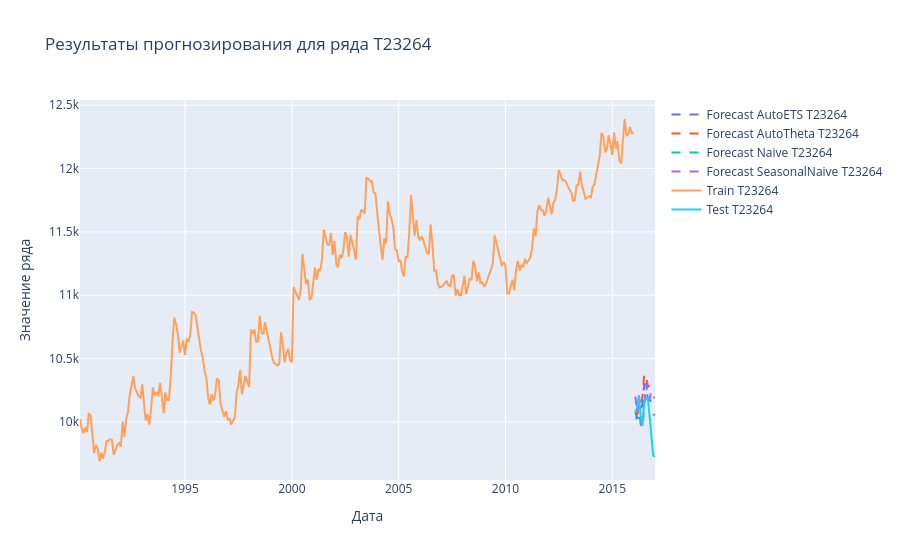
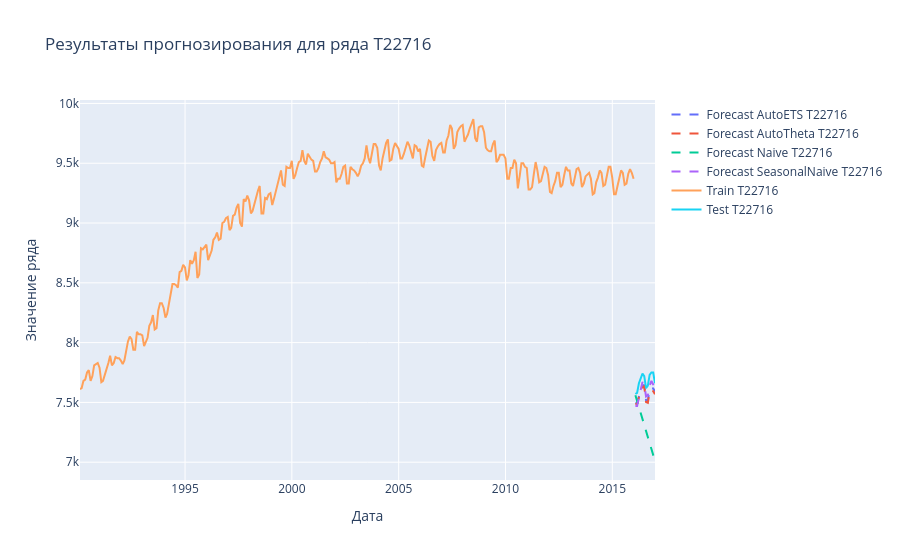
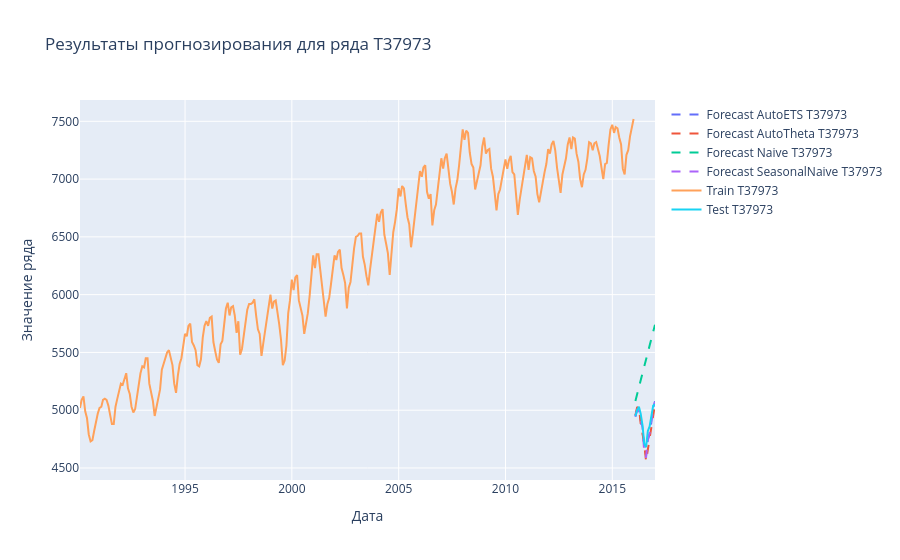

Notebook cell for these charts, in order:
### Code cell
baseline_res = get_basilne_metrics(train_df, val_df, test_df, config, plot=True, params=params)
